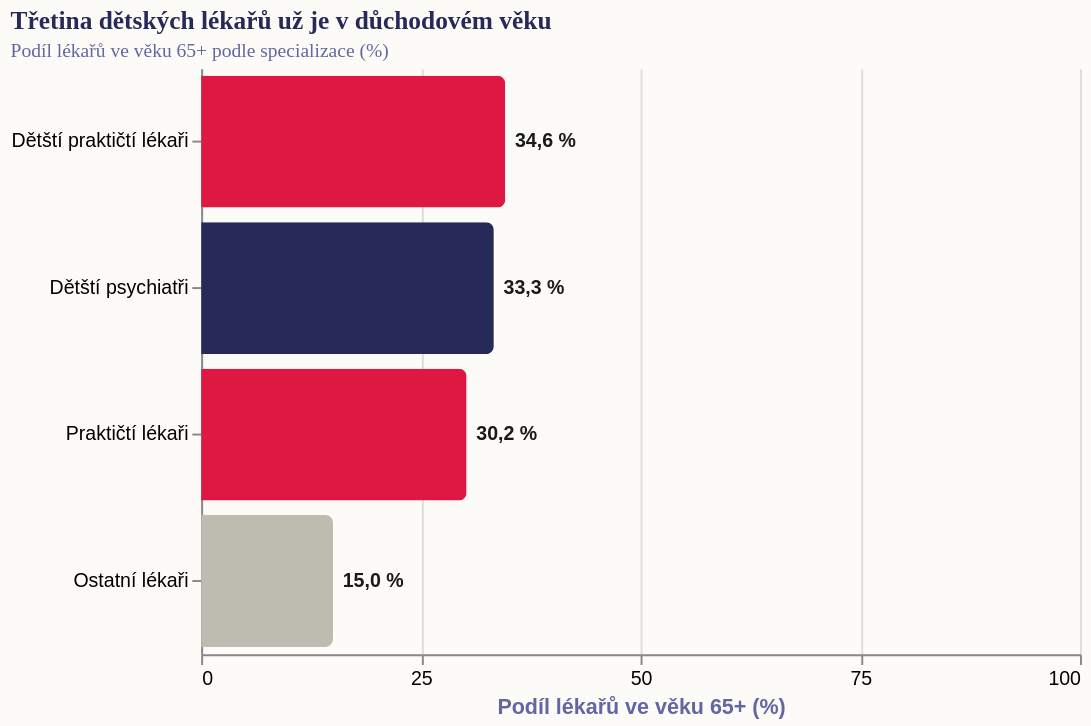

Write the Vega-Lite specification saved for this chart.
### Vega-Lite specification from a JSON file in a GitHub repository (floating-point values rounded to 4 significant figures)
{"_source": "ÚZIS, Registr zdravotnických pracovníků 2024", "$schema": "https://vega.github.io/schema/vega-lite/v5.json", "description": "Věková struktura lékařů v ČR: Podíl lékařů v důchodovém věku (65+)", "width": 450, "height": 300, "autosize": {"type": "pad", "resize": true}, "background": "#fdfbf7", "data": {"values": [{"spec": "Dětští praktičtí lékaři", "val": 34.6, "label": "34,6 %", "cat": "Primární péče"}, {"spec": "Dětští psychiatři", "val": 33.3, "label": "33,3 %", "cat": "Specialisté"}, {"spec": "Praktičtí lékaři", "val": 30.2, "label": "30,2 %", "cat": "Primární péče"}, {"spec": "Ostatní lékaři", "val": 15.0, "label": "15,0 %", "cat": "Průměr"}]}, "layer": [{"mark": {"type": "bar", "tooltip": true, "cornerRadiusEnd": 4}, "encoding": {"y": {"field": "spec", "type": "nominal", "title": null, "sort": ["Dětští praktičtí lékaři", "Dětští psychiatři", "Praktičtí lékaři", "Ostatní lékaři"]}, "x": {"field": "val", "type": "quantitative", "title": "Podíl lékařů ve věku 65+ (%)", "scale": {"domain": [0, 100]}, "axis": {"values": [0, 25, 50, 75, 100]}}, "color": {"field": "cat", "type": "nominal", "scale": {"domain": ["Primární péče", "Specialisté", "Průměr"], "range": ["#de1743", "#272a59", "#bcbcb0"]}, "legend": null}}}, {"mark": {"type": "text", "align": "left", "baseline": "middle", "dx": 5, "fontSize": 10, "fontWeight": "bold", "color": "#1a1a1a"}, "encoding": {"y": {"field": "spec", "type": "nominal", "title": null, "sort": ["Dětští praktičtí lékaři", "Dětští psychiatři", "Praktičtí lékaři", "Ostatní lékaři"]}, "x": {"field": "val", "type": "quantitative", "scale": {"domain": [0, 100]}}, "text": {"field": "label"}}}], "config": {"view": {"stroke": "transparent"}, "title": {"font": "Roboto Slab", "fontWeight": "bold", "fontSize": 13, "anchor": "start", "color": "#272a59", "subtitleFont": "Work Sans", "subtitleFontSize": 10, "subtitleColor": "#6267a3"}, "axis": {"titleColor": "#6267a3"}, "legend": {}}, "title": {"text": "Třetina dětských lékařů už je v důchodovém věku", "subtitle": "Podíl lékařů ve věku 65+ podle specializace (%)"}}
